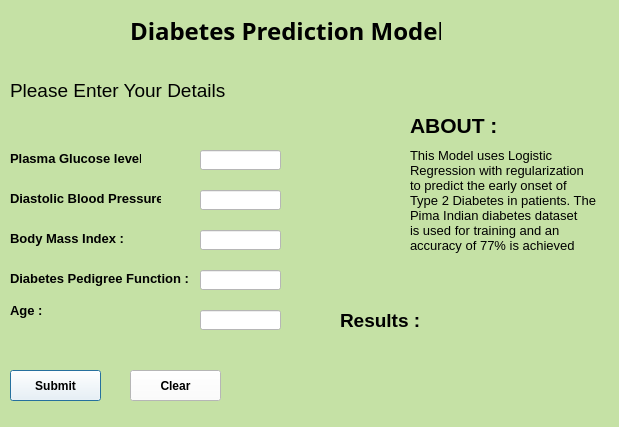
<?xml version="1.0" encoding="UTF-8"?>
<ui version="4.0">
 <class>Dialog</class>
 <widget class="QDialog" name="Dialog">
  <property name="geometry">
   <rect>
    <x>0</x>
    <y>0</y>
    <width>619</width>
    <height>427</height>
   </rect>
  </property>
  <property name="font">
   <font>
    <family>Yu Gothic UI</family>
    <pointsize>14</pointsize>
    <weight>75</weight>
    <bold>true</bold>
   </font>
  </property>
  <property name="windowTitle">
   <string>Diabetes Prediction</string>
  </property>
  <property name="windowIcon">
   <iconset theme="asd">
    <normaloff>../Alpha/Main</normaloff>../Alpha/Main</iconset>
  </property>
  <property name="toolTip">
   <string/>
  </property>
  <property name="styleSheet">
   <string notr="true">background-color: rgb(197, 225, 165);</string>
  </property>
  <widget class="QLabel" name="about1">
   <property name="geometry">
    <rect>
     <x>410</x>
     <y>100</y>
     <width>111</width>
     <height>51</height>
    </rect>
   </property>
   <property name="font">
    <font>
     <family>Yu Gothic UI</family>
     <pointsize>16</pointsize>
     <weight>75</weight>
     <bold>true</bold>
    </font>
   </property>
   <property name="text">
    <string>ABOUT :</string>
   </property>
  </widget>
  <widget class="QLabel" name="heading">
   <property name="geometry">
    <rect>
     <x>130</x>
     <y>20</y>
     <width>311</width>
     <height>21</height>
    </rect>
   </property>
   <property name="font">
    <font>
     <family>Yu Gothic UI Semibold</family>
     <pointsize>18</pointsize>
     <weight>75</weight>
     <bold>true</bold>
    </font>
   </property>
   <property name="styleSheet">
    <string notr="true"/>
   </property>
   <property name="text">
    <string>Diabetes Prediction Model</string>
   </property>
  </widget>
  <widget class="QLabel" name="about2">
   <property name="geometry">
    <rect>
     <x>410</x>
     <y>140</y>
     <width>201</width>
     <height>121</height>
    </rect>
   </property>
   <property name="font">
    <font>
     <family>Yu Gothic UI</family>
     <pointsize>10</pointsize>
     <weight>50</weight>
     <bold>false</bold>
    </font>
   </property>
   <property name="text">
    <string>This Model uses Logistic 
Regression with regularization 
to predict the early onset of 
Type 2 Diabetes in patients. The 
Pima Indian diabetes dataset 
is used for training and an
accuracy of 77% is achieved</string>
   </property>
  </widget>
  <widget class="QLabel" name="enterDetails">
   <property name="geometry">
    <rect>
     <x>10</x>
     <y>80</y>
     <width>221</width>
     <height>21</height>
    </rect>
   </property>
   <property name="font">
    <font>
     <pointsize>14</pointsize>
    </font>
   </property>
   <property name="text">
    <string>Please Enter Your Details </string>
   </property>
  </widget>
  <widget class="QLabel" name="img">
   <property name="geometry">
    <rect>
     <x>470</x>
     <y>10</y>
     <width>101</width>
     <height>91</height>
    </rect>
   </property>
   <property name="text">
    <string/>
   </property>
   <property name="pixmap">
    <pixmap>:/newPrefix/Webp.net-resizeimage (3).png</pixmap>
   </property>
  </widget>
  <widget class="QLabel" name="Lglu">
   <property name="geometry">
    <rect>
     <x>10</x>
     <y>150</y>
     <width>131</width>
     <height>16</height>
    </rect>
   </property>
   <property name="font">
    <font>
     <family>Yu Gothic UI</family>
     <pointsize>10</pointsize>
     <weight>75</weight>
     <bold>true</bold>
    </font>
   </property>
   <property name="text">
    <string>Plasma Glucose level :</string>
   </property>
  </widget>
  <widget class="QLineEdit" name="Iglu">
   <property name="geometry">
    <rect>
     <x>200</x>
     <y>150</y>
     <width>81</width>
     <height>20</height>
    </rect>
   </property>
   <property name="font">
    <font>
     <family>Yu Gothic UI</family>
     <pointsize>9</pointsize>
     <weight>50</weight>
     <bold>false</bold>
    </font>
   </property>
   <property name="toolTip">
    <string>Plasma glucose concentration a 2 hours in
an oral glucose tolerance test (70-180 mg/dl)</string>
   </property>
   <property name="styleSheet">
    <string notr="true">background-color: rgb(255, 255, 255);</string>
   </property>
   <property name="text">
    <string/>
   </property>
  </widget>
  <widget class="QLabel" name="Lbp">
   <property name="geometry">
    <rect>
     <x>10</x>
     <y>190</y>
     <width>151</width>
     <height>16</height>
    </rect>
   </property>
   <property name="font">
    <font>
     <family>Yu Gothic UI</family>
     <pointsize>10</pointsize>
     <weight>75</weight>
     <bold>true</bold>
    </font>
   </property>
   <property name="text">
    <string>Diastolic Blood Pressure :</string>
   </property>
  </widget>
  <widget class="QLineEdit" name="Ibp">
   <property name="geometry">
    <rect>
     <x>200</x>
     <y>190</y>
     <width>81</width>
     <height>20</height>
    </rect>
   </property>
   <property name="font">
    <font>
     <family>Yu Gothic UI</family>
     <pointsize>9</pointsize>
     <weight>50</weight>
     <bold>false</bold>
    </font>
   </property>
   <property name="toolTip">
    <string>80-140 mm Hg</string>
   </property>
   <property name="styleSheet">
    <string notr="true">background-color: rgb(255, 255, 255);</string>
   </property>
   <property name="placeholderText">
    <string/>
   </property>
  </widget>
  <widget class="QLabel" name="Lbmi">
   <property name="geometry">
    <rect>
     <x>10</x>
     <y>230</y>
     <width>151</width>
     <height>16</height>
    </rect>
   </property>
   <property name="font">
    <font>
     <family>Yu Gothic UI</family>
     <pointsize>10</pointsize>
     <weight>75</weight>
     <bold>true</bold>
    </font>
   </property>
   <property name="text">
    <string>Body Mass Index :</string>
   </property>
  </widget>
  <widget class="QLineEdit" name="Ibmi">
   <property name="geometry">
    <rect>
     <x>200</x>
     <y>230</y>
     <width>81</width>
     <height>20</height>
    </rect>
   </property>
   <property name="font">
    <font>
     <family>Yu Gothic UI</family>
     <pointsize>9</pointsize>
     <weight>50</weight>
     <bold>false</bold>
    </font>
   </property>
   <property name="toolTip">
    <string>weight in kg/(height in m)^2  (15-50)</string>
   </property>
   <property name="styleSheet">
    <string notr="true">background-color: rgb(255, 255, 255);</string>
   </property>
  </widget>
  <widget class="QLabel" name="Lped">
   <property name="geometry">
    <rect>
     <x>10</x>
     <y>270</y>
     <width>181</width>
     <height>16</height>
    </rect>
   </property>
   <property name="font">
    <font>
     <family>Yu Gothic UI</family>
     <pointsize>10</pointsize>
     <weight>75</weight>
     <bold>true</bold>
    </font>
   </property>
   <property name="text">
    <string>Diabetes Pedigree Function :</string>
   </property>
  </widget>
  <widget class="QLineEdit" name="Iped">
   <property name="geometry">
    <rect>
     <x>200</x>
     <y>270</y>
     <width>81</width>
     <height>20</height>
    </rect>
   </property>
   <property name="font">
    <font>
     <family>Yu Gothic UI</family>
     <pointsize>9</pointsize>
     <weight>50</weight>
     <bold>false</bold>
    </font>
   </property>
   <property name="toolTip">
    <string>[Optional] Diabetes Pedigree function 
(0.1 - 1.8) [0.4726]</string>
   </property>
   <property name="styleSheet">
    <string notr="true">background-color: rgb(255, 255, 255);</string>
   </property>
  </widget>
  <widget class="QLabel" name="Lage">
   <property name="geometry">
    <rect>
     <x>10</x>
     <y>300</y>
     <width>161</width>
     <height>21</height>
    </rect>
   </property>
   <property name="font">
    <font>
     <family>Yu Gothic UI</family>
     <pointsize>10</pointsize>
     <weight>75</weight>
     <bold>true</bold>
    </font>
   </property>
   <property name="text">
    <string>Age :</string>
   </property>
  </widget>
  <widget class="QLineEdit" name="Iage">
   <property name="geometry">
    <rect>
     <x>200</x>
     <y>310</y>
     <width>81</width>
     <height>20</height>
    </rect>
   </property>
   <property name="font">
    <font>
     <family>Yu Gothic UI</family>
     <pointsize>9</pointsize>
     <weight>50</weight>
     <bold>false</bold>
    </font>
   </property>
   <property name="toolTip">
    <string>ლ(ಠ_ಠ ლ)</string>
   </property>
   <property name="styleSheet">
    <string notr="true">background-color: rgb(255, 255, 255);</string>
   </property>
  </widget>
  <widget class="QPushButton" name="subbtn">
   <property name="geometry">
    <rect>
     <x>10</x>
     <y>370</y>
     <width>91</width>
     <height>31</height>
    </rect>
   </property>
   <property name="font">
    <font>
     <family>Yu Gothic UI</family>
     <pointsize>9</pointsize>
     <weight>75</weight>
     <bold>true</bold>
    </font>
   </property>
   <property name="styleSheet">
    <string notr="true">background-color: rgb(255, 255, 255);</string>
   </property>
   <property name="text">
    <string>Submit</string>
   </property>
  </widget>
  <widget class="QPushButton" name="clrbtn">
   <property name="geometry">
    <rect>
     <x>130</x>
     <y>370</y>
     <width>91</width>
     <height>31</height>
    </rect>
   </property>
   <property name="font">
    <font>
     <family>Yu Gothic UI</family>
     <pointsize>9</pointsize>
     <weight>75</weight>
     <bold>true</bold>
    </font>
   </property>
   <property name="styleSheet">
    <string notr="true">background-color: rgb(255, 255, 255);</string>
   </property>
   <property name="text">
    <string>Clear</string>
   </property>
  </widget>
  <widget class="QLabel" name="output">
   <property name="geometry">
    <rect>
     <x>340</x>
     <y>340</y>
     <width>261</width>
     <height>81</height>
    </rect>
   </property>
   <property name="font">
    <font>
     <family>Yu Gothic UI</family>
     <pointsize>10</pointsize>
     <weight>75</weight>
     <bold>true</bold>
    </font>
   </property>
   <property name="text">
    <string/>
   </property>
  </widget>
  <widget class="QLabel" name="Lres">
   <property name="geometry">
    <rect>
     <x>340</x>
     <y>300</y>
     <width>91</width>
     <height>41</height>
    </rect>
   </property>
   <property name="font">
    <font>
     <family>Yu Gothic UI</family>
     <pointsize>14</pointsize>
     <weight>75</weight>
     <bold>true</bold>
    </font>
   </property>
   <property name="text">
    <string>Results :</string>
   </property>
  </widget>
 </widget>
 <resources>
  <include location="../../test1.qrc"/>
 </resources>
 <connections/>
</ui>
